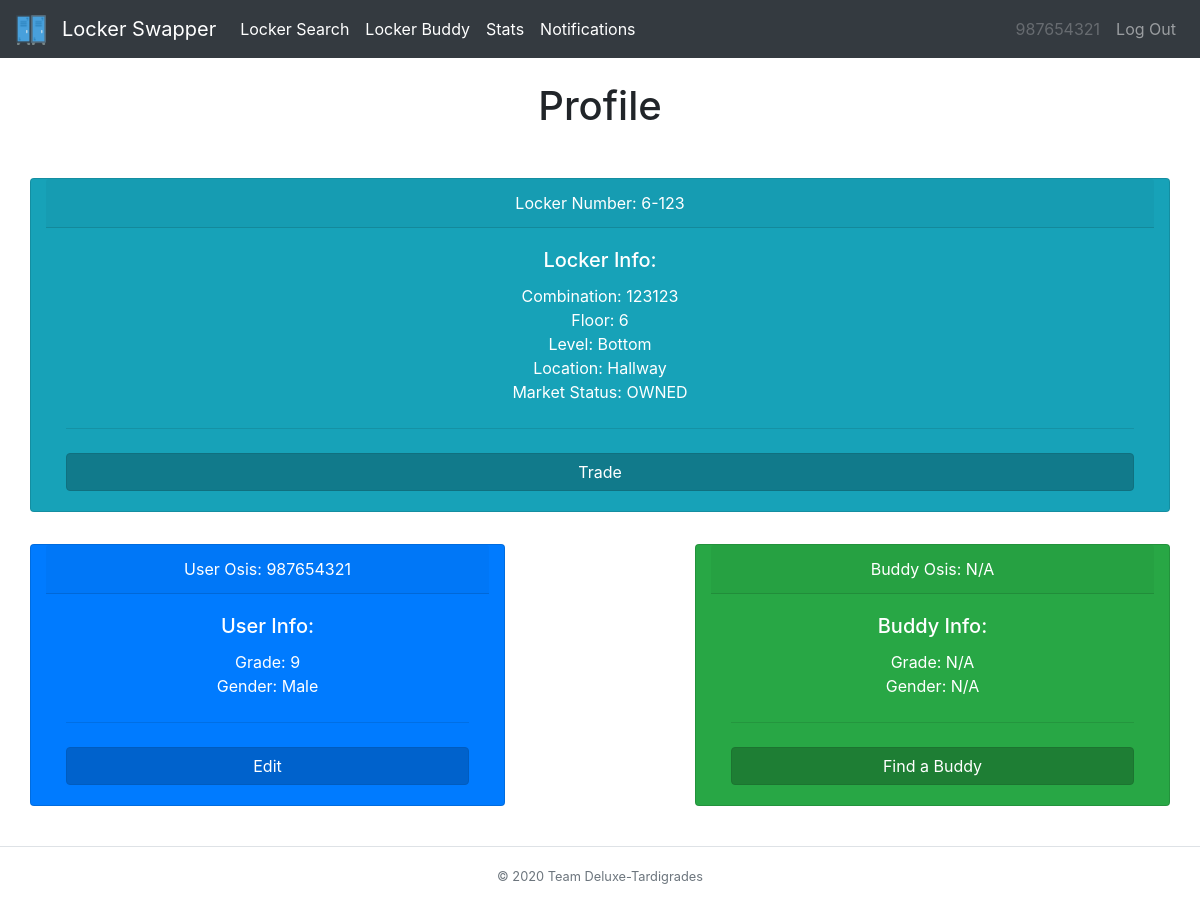
The page /home (signed in) on the database its author committed.
### tables this page shows
CREATE TABLE locker_tbl (locker INT, owner TEXT, combo TEXT, floor INT, level INT, location TEXT, status TEXT);

CREATE TABLE user_tbl (osis INT, password TEXT, locker INT, grade INT, buddy INT, survey TEXT, gender TEXT);

### __init__.py (the view)
@app.route("/home")
@login_required
def profile():
    userInfo = db_manager.getUserInfo(session['osis'])
    buddy = ["N/A","N/A","N/A","N/A","N/A","N/A","N/A","N/A"]
    if userInfo[4] != "":
        buddy = db_manager.getUserInfo(userInfo[4])
    locker = db_manager.getLockerInfo(userInfo[2], session['osis'])
    transactions=db_manager.getTransactionInfo(session['osis'])
    changed=db_manager.ifDissolve(session["osis"])
    return render_template("home.html", heading="Profile", userInfo=userInfo, buddy=buddy, locker=locker, transactions=transactions , user=session['osis'], changed=changed)

### __init__.py (called while the page is built)
def login_required(f):
    @wraps(f)
    def dec(*args, **kwargs):
        if 'osis' in session:
            return f(*args, **kwargs)
        flash('You must be logged in to view this page!', 'danger')
        return redirect('/')
    return dec

### db_builder.py (called while the page is built)
def execmany(cmd, inputs):
    db = sqlite3.connect(DB_FILE)
    c = db.cursor()
    output = c.execute(cmd, inputs)
    db.commit()
    return output

### db_manager.py (called while the page is built)
def getUserInfo(osis):
    q = "SELECT * from user_tbl WHERE osis=?"
    inputs = (osis,)
    data = execmany(q, inputs).fetchone()
    info = [data[0],data[1],data[2],data[3],data[4],data[5],data[6]]
    return info

def getLockerInfo(locker,osis):
    q = "SELECT * from locker_tbl WHERE locker=? AND owner = ?"
    inputs = (locker,osis)
    data = execmany(q, inputs).fetchone()
    info=[]
    if data is not None:
        for value in data:
            info.append(value)
    return info

def getTransactionInfo(osis):
    q = "SELECT * from transaction_tbl WHERE sender=?"
    inputs = (osis,)
    data = execmany(q, inputs).fetchall()
    info = []
    if(data is None):
        return info
    for value in data:
        if len(value)>0 and value[3] == 1:
            info.append([value[0],value[1],value[2],value[3],value[4],value[5]])
    return info

def ifDissolve(user):
    q = "SELECT * FROM transaction_tbl WHERE (recipient=? OR sender=?) AND status = ? AND request = ?"
    inputs=(user,user,1,"D")
    data=execmany(q,inputs).fetchall()
    if len(data)!=0:
        return True
    return False

### templates/home.html (shortened to what this page needs)
{% extends "base.html" %}
{% block body %}
<div class="row">
  <div class="col-sm-12 col-md-12 col-lg-12 mx-auto">
    <div class="row">
      <div class="card text-white text-center bg-info my-3 col-md-12">
        <div class="card-header">Locker Number: {{locker[3]}}-{{locker[0]}}</div>
        <div class="card-body">
          <h5 class="card-title">Locker Info:</h5>
          <p class="card-text">Combination: {{locker[2]}} <br> Floor: {{locker[3]}} <br> Level: {{locker[4]}} <br> Location: {{locker[5]}} <br> Market Status: {{locker[6]}}</p>
          <hr class="my-4">
          <form action="/market" method="post">
            <button type="submit" class="btn btn-info btn-block active">Trade</button>
          </form>
        </div>
      </div>
    </div>
    <div class="row">
      <div class="card text-white text-center bg-primary my-3 col-md-5">
        <div class="card-header">User Osis: {{userInfo[0]}}</div>
        <div class="card-body">
          <h5 class="card-title">User Info:</h5>
          <p class="card-text">Grade: {{userInfo[3]}} <br> Gender: {{userInfo[6]}}</p>
          <hr class="my-4">
          <form action="/editprof">
            <button type="submit" class="btn btn-primary btn-block active">Edit</button>
          </form>
        </div>
      </div>
      <div class="col-md-2">
      </div>
      <div class="card text-white text-center bg-success my-3 col-md-5">
        <div class="card-header">Buddy Osis: {{buddy[0]}}</div>
        <div class="card-body">
          <h5 class="card-title">Buddy Info:</h5>
          <p class="card-text">Grade: {{buddy[3]}} <br> Gender: {{buddy[6]}}</p>
          <hr class="my-4">
         {% if buddy[0] == "N/A" %}
         <form action="/survey">
           <button type="submit" class="btn btn-success btn-block active">Find a Buddy</button>
         </form>
        {% endif %}
        </div>
      </div>
      </div>
  </div>
</div>
{% endblock %}

### rows shown on the page
locker_tbl: floor "6", locker "123", combo "123123", level "Bottom", location "Hallway", status "OWNED"
user_tbl: osis "987654321", grade "9", gender "Male"

### other values the page prints
{{ user }} "987654321"
{{ heading }} "Profile"
{{ buddy[0] }} "N/A"
{{ buddy[3] }} "N/A"
{{ buddy[6] }} "N/A"
